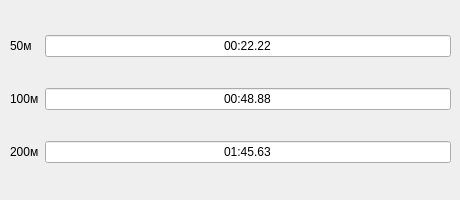
         <widget class="QWidget" name="tab_28">
          <attribute name="title">
           <string>Чоловіки</string>
          </attribute>
          <widget class="QWidget" name="layoutWidget_14">
           <property name="geometry">
            <rect>
             <x>10</x>
             <y>10</y>
             <width>441</width>
             <height>181</height>
            </rect>
           </property>
           <layout class="QGridLayout" name="gridLayout_16">
            <item row="2" column="1">
             <widget class="QLineEdit" name="lineEdit_25m_back_men200">
              <property name="text">
               <string>01:45.63</string>
              </property>
              <property name="alignment">
               <set>Qt::AlignCenter</set>
              </property>
             </widget>
            </item>
            <item row="1" column="1">
             <widget class="QLineEdit" name="lineEdit_25m_back_men100">
              <property name="text">
               <string>00:48.88</string>
              </property>
              <property name="alignment">
               <set>Qt::AlignCenter</set>
              </property>
             </widget>
            </item>
            <item row="2" column="0">
             <widget class="QLabel" name="label_100">
              <property name="text">
               <string>200м</string>
              </property>
             </widget>
            </item>
            <item row="1" column="0">
             <widget class="QLabel" name="label_98">
              <property name="text">
               <string>100м</string>
              </property>
             </widget>
            </item>
            <item row="0" column="1">
             <widget class="QLineEdit" name="lineEdit_25m_back_men50">
              <property name="text">
               <string>00:22.22</string>
              </property>
              <property name="alignment">
               <set>Qt::AlignCenter</set>
              </property>
             </widget>
            </item>
            <item row="0" column="0">
             <widget class="QLabel" name="label_96">
              <property name="text">
               <string>50м</string>
              </property>
             </widget>
            </item>
           </layout>
          </widget>
         </widget>
